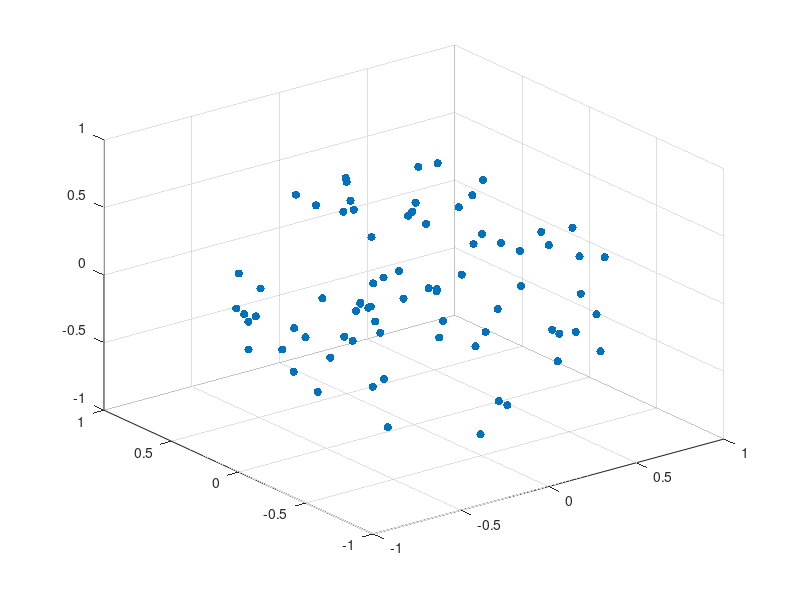

Recreate this plot in MATLAB.
tags = textread('chr4Tags.txt', '%s', 'delimiter', '\n');
embeddings = csvread('chr4Vals.txt');
D = pdist(embeddings, 'euclidean')
[Y,e] = cmdscale(D);

% First 3 eigen values are >> other eigen values.
reducedY = Y(:,1:3);
scatter3(Y(:,1), Y(:,2), Y(:,3), 'filled');

% reducedY = Y(:,1:2);
% scatter(Y(:,1), Y(:,2), 'filled');
% text(Y(:,1), Y(:,2), tags, 'horizontal','left', 'vertical','bottom')